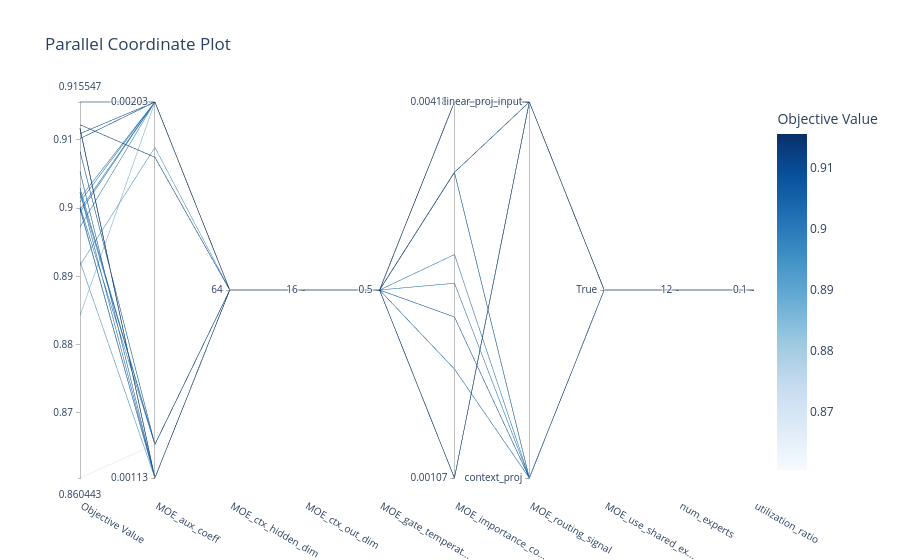

Write notebook code for a chart like this one.
### Code cell
# 3. Parallel Coordinate Plot (Visualizes high-dimensional relationships)
fig_parallel = plot_parallel_coordinate(study)
fig_parallel.show()

### Figure 1 — Plotly figure (JSON) as saved in the notebook; plotly's stock layout.template omitted (floating-point values rounded to 4 significant figures)
{"data": [{"dimensions": [{"label": "Objective Value", "range": [0.8604, 0.9155], "values": [0.9024, 0.9002, 0.9122, 0.9029, 0.8604, 0.9083, 0.9, 0.8998, 0.9117, 0.9054, 0.9116, 0.9023, 0.8922, 0.9117, 0.8916, 0.9009, 0.8842, 0.9102, 0.8994, 0.8998, 0.8972, 0.9155, 0.9015, 0.9109]}, {"label": "MOE_aux_coeff", "range": [-2.945, -2.692], "ticktext": ["0.00113", "0.00203"], "tickvals": [-2.945, -2.692], "values": [-2.923, -2.923, -2.729, -2.923, -2.923, -2.923, -2.945, -2.945, -2.945, -2.945, -2.945, -2.945, -2.945, -2.945, -2.722, -2.692, -2.692, -2.692, -2.692, -2.692, -2.692, -2.692, -2.692, -2.692]}, {"label": "MOE_ctx_hidden_dim", "range": [0, 0], "ticktext": ["64"], "tickvals": [0], "values": [0, 0, 0, 0, 0, 0, 0, 0, 0, 0, 0, 0, 0, 0, 0, 0, 0, 0, 0, 0, 0, 0, 0, 0]}, {"label": "MOE_ctx_out_dim", "range": [0, 0], "ticktext": ["16"], "tickvals": [0], "values": [0, 0, 0, 0, 0, 0, 0, 0, 0, 0, 0, 0, 0, 0, 0, 0, 0, 0, 0, 0, 0, 0, 0, 0]}, {"label": "MOE_gate_temperat...", "range": [0, 0], "ticktext": ["0.5"], "tickvals": [0], "values": [0, 0, 0, 0, 0, 0, 0, 0, 0, 0, 0, 0, 0, 0, 0, 0, 0, 0, 0, 0, 0, 0, 0, 0]}, {"label": "MOE_importance_co...", "range": [-2.969, -2.379], "ticktext": ["0.00107", "0.00418"], "tickvals": [-2.969, -2.379], "values": [-2.798, -2.618, -2.489, -2.489, -2.489, -2.716, -2.663, -2.969, -2.969, -2.969, -2.969, -2.969, -2.969, -2.969, -2.969, -2.379, -2.379, -2.379, -2.379, -2.379, -2.379, -2.379, -2.379, -2.379]}, {"label": "MOE_routing_signal", "range": [0, 1], "ticktext": ["context_proj", "linear_proj_input"], "tickvals": [0, 1], "values": [0, 0, 1, 0, 0, 0, 0, 1, 1, 1, 1, 1, 1, 1, 1, 1, 1, 1, 1, 1, 1, 1, 1, 1]}, {"label": "MOE_use_shared_ex...", "range": [0, 0], "ticktext": ["True"], "tickvals": [0], "values": [0, 0, 0, 0, 0, 0, 0, 0, 0, 0, 0, 0, 0, 0, 0, 0, 0, 0, 0, 0, 0, 0, 0, 0]}, {"label": "num_experts", "range": [0, 0], "ticktext": ["12"], "tickvals": [0], "values": [0, 0, 0, 0, 0, 0, 0, 0, 0, 0, 0, 0, 0, 0, 0, 0, 0, 0, 0, 0, 0, 0, 0, 0]}, {"label": "utilization_ratio", "range": [0, 0], "ticktext": ["0.1"], "tickvals": [0], "values": [0, 0, 0, 0, 0, 0, 0, 0, 0, 0, 0, 0, 0, 0, 0, 0, 0, 0, 0, 0, 0, 0, 0, 0]}], "labelangle": 30, "labelside": "bottom", "line": {"color": [0.9024, 0.9002, 0.9122, 0.9029, 0.8604, 0.9083, 0.9, 0.8998, 0.9117, 0.9054, 0.9116, 0.9023, 0.8922, 0.9117, 0.8916, 0.9009, 0.8842, 0.9102, 0.8994, 0.8998, 0.8972, 0.9155, 0.9015, 0.9109], "colorbar": {"title": {"text": "Objective Value"}}, "colorscale": [[0, "rgb(247,251,255)"], [0.125, "rgb(222,235,247)"], [0.25, "rgb(198,219,239)"], [0.375, "rgb(158,202,225)"], [0.5, "rgb(107,174,214)"], [0.625, "rgb(66,146,198)"], [0.75, "rgb(33,113,181)"], [0.875, "rgb(8,81,156)"], [1, "rgb(8,48,107)"]], "reversescale": false, "showscale": true}, "type": "parcoords"}], "layout": {"title": {"text": "Parallel Coordinate Plot"}}}
